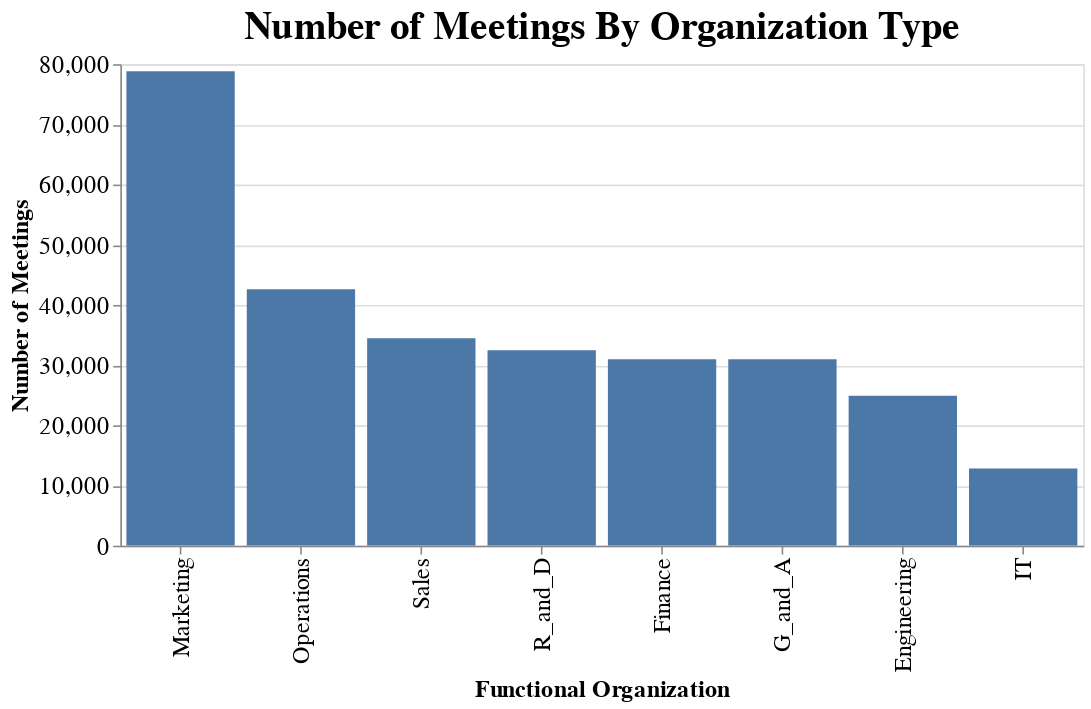

Notebook code for this chart:
### Code cell
# Number of meetings by Functional Organization
alt.Chart(new_df1).mark_bar().encode(
    alt.X('Organizer_FunctionType', sort="-y", axis=alt.Axis(title="Functional Organization")),
    alt.Y('Meeting_Count', axis=alt.Axis(title="Number of Meetings")),
).interactive().properties(title='Number of Meetings By Organization Type').configure_axis(
    labelFontSize=15,titleFontSize=15,).configure_title(fontSize=24).properties(
        width=600,height=300
    )

### Figure 1 — Vega-Lite specification as saved in the notebook (floating-point values rounded to 4 significant figures)
{"config": {"view": {"continuousWidth": 400, "continuousHeight": 300}, "axis": {"labelFontSize": 15, "titleFontSize": 15}, "title": {"fontSize": 24}}, "data": {"name": "data-503ce18f229d8676d7107e2fb6fcc730"}, "mark": "bar", "encoding": {"x": {"type": "nominal", "axis": {"title": "Functional Organization"}, "field": "Organizer_FunctionType", "sort": "-y"}, "y": {"type": "quantitative", "axis": {"title": "Number of Meetings"}, "field": "Meeting_Count"}}, "height": 300, "selection": {"selector002": {"type": "interval", "bind": "scales", "encodings": ["x", "y"]}}, "title": "Number of Meetings By Organization Type", "width": 600, "$schema": "https://vega.github.io/schema/vega-lite/v4.8.1.json", "datasets": {"data-503ce18f229d8676d7107e2fb6fcc730": [{"Organizer_FunctionType": "Sales", "Meeting_Count": 34473}, {"Organizer_FunctionType": "Operations", "Meeting_Count": 42593}, {"Organizer_FunctionType": "Marketing", "Meeting_Count": 78828}, {"Organizer_FunctionType": "Engineering", "Meeting_Count": 24900}, {"Organizer_FunctionType": "Finance", "Meeting_Count": 30991}, {"Organizer_FunctionType": "R_and_D", "Meeting_Count": 32468}, {"Organizer_FunctionType": "G_and_A", "Meeting_Count": 30968}, {"Organizer_FunctionType": "IT", "Meeting_Count": 12822}]}}
